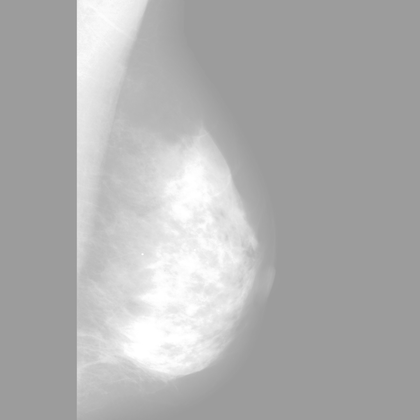
%> input picture Ecualizacion.png, 420 x 420 px, shrunk from 1024 x 1024 before the run
$ octave Punto12Guia2.m   (GNU Octave 9; MATLAB toolbox functions it lacks are replaced by stand-ins)
%> lines starting %> are read from the running program, lines starting %| are printed output that depends on the picture
%punto12
clc
clear all
close all
I=imread('Ecualizacion.png');
%> I is the input picture: size 420x420 uint8; min 153, max 255, mean 175.6
figure(1),imshow(I),title('ecualizada')

info=imfinfo('ecualizacion.png'); %informacion de la imagen
B=info.BitDepth;
Bits=(2^B);
[H W]=size(I);
%> H = 420; W = 420
% [27 lines of commented-out code are left out]
f=0;
mediaA=0; %media aritmetica
I=double(I);
%> I: size 420x420 double
for i=1:1:H
    for j=1:1:W
        f=(I(i,j)+f);
    end
end
%> after the loop, f = 30984543
mediaA=f/(H*W); %Miuf
%> mediaA = 175.6
%desviacion estandar y varianza
V=0;
I=double(I);
for i=1:1:H
    for j=1:1:W
       V=((I(i,j)-mediaA).^2)+V; %sumatoria de datos
    end
end
%> after the loop, V = 164050908
Varianza=V/((W*H)-1); %Varianza de matriz (sigma^2)
%> Varianza = 930
Desvest=sqrt(Varianza); % Desviacion estandar (sigma)
%> Desvest = 30.5


%Distribucion exponencial.
DEX=0;
Lamda=(1/mediaA);
%> Lamda = 0.00569
for i=1:1:H
    for j=1:1:W
        DEX(i,j)=(1-(exp(-(Lamda)*I(i,j))));
    end
end
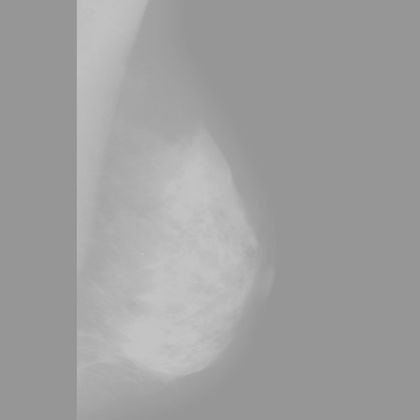
%> DEX: size 420x420 double; min 0.581, max 0.766, mean 0.627

mi=min(min(DEX)); %minimo de la imagen
%> mi = 0.581
ma=max(max(DEX)); %maximo de la imagen
%> ma = 0.766
I2 = (DEX-mi)./(ma-mi);
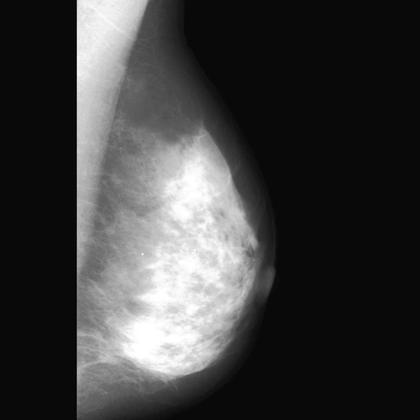
%> I2: size 420x420 double; min 0, max 1, mean 0.247
mae=max(max(I2));
%> mae = 1
Is=(I2.*(2^B));
Is=floor(Is);
Ia=uint8(Is);

figure(2),imshow(Ia),title('Distribucion exponencial')


%Distribucion Gaussiana
DG=0;
a=(1/(Desvest*sqrt(2*pi)));
%> a = 0.0131
for i=1:1:H
    for j=1:1:W
        DG(i,j)=a.*(exp(-((I(i,j)-mediaA))./(2*Varianza)));
    end
end
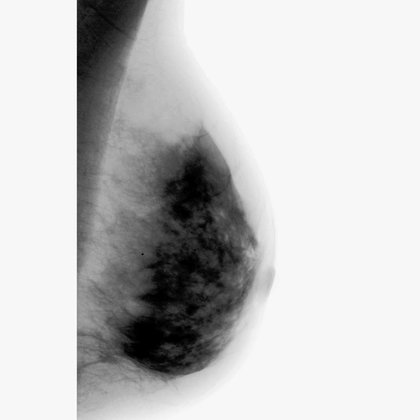
%> DG: size 420x420 double; min 0.0125, max 0.0132, mean 0.0131; drawn with min black and max white

mi1=min(min(DG)); %minimo de la imagen
%> mi1 = 0.0125
ma1=max(max(DG)); %maximo de la imagen
%> ma1 = 0.0132
I3 = (DG-mi1)./(ma1-mi1);
mag=max(max(I2));
%> mag = 1
Is1=(I3.*(2^B));
Is1=floor(Is1);
Ia1=uint8(Is1);
figure(3),imshow(Ia1),title('Distribucion Gaussiana')

%Distribucion Rayleigh
DR=0;
for i=1:1:H
    for j=1:1:W
        DR(i,j)=(I(i,j).*exp((-I(i,j).^2))./(2*Varianza))./(Varianza);
    end
end
%> DR: size 420x420 double; every value is 0

mi2=min(min(DG)); %minimo de la imagen
%> mi2 = 0.0125
ma2=max(max(DG)); %maximo de la imagen
%> ma2 = 0.0132
I4 = (DR-mi2)./(ma2-mi2);
%> I4: size 420x420 double; every value is -17.74
mag=max(max(I2));
Is2=(I4.*(2^B));
%> Is2: size 420x420 double; every value is -4541.4
Is2=floor(Is2);
%> Is2: size 420x420 double; every value is -4542
Ia2=uint8(Is2);
%> Ia2: size 420x420 uint8; every value is 0
figure(4),imshow(Ia2),title('Distribucion Rayleigh')
